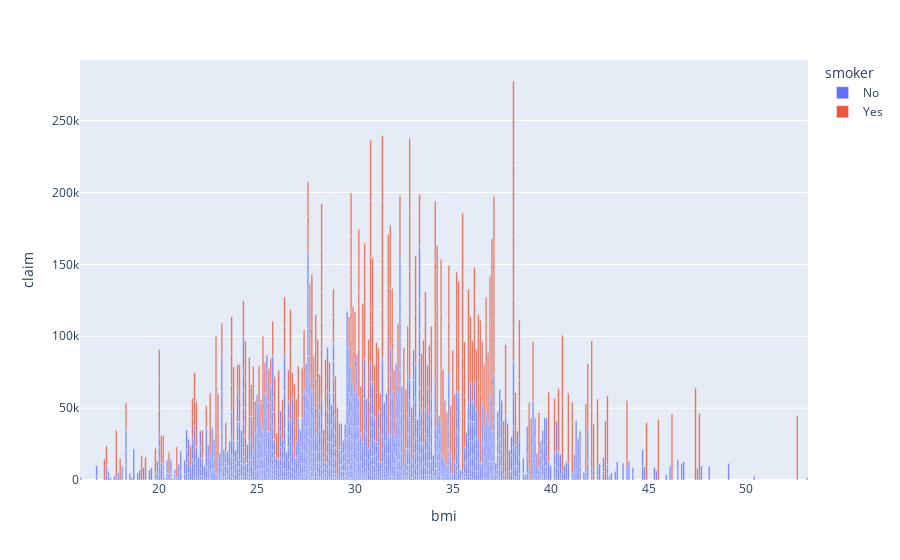

Notebook code for this chart:
### Markdown cell above
# distribution of insurance claims by bmi

### Code cell
fig = px.bar(data, x="bmi", y="claim", text="claim", color="smoker")
fig.show()

### Figure 1 — Plotly figure (JSON) as saved in the notebook; plotly's stock layout.template omitted (floating-point values rounded to 4 significant figures; data arrays with more than 128 entries replaced by an {"elided": "..."} marker saying what was removed)
{"data": [{"alignmentgroup": "True", "hovertemplate": "smoker=No<br>bmi=%{x}<br>claim=%{text}<extra></extra>", "legendgroup": "No", "marker": {"color": "#636efa", "pattern": {"shape": ""}}, "name": "No", "offsetgroup": "No", "orientation": "v", "showlegend": true, "text": {"elided": "1066 float values"}, "textposition": "auto", "type": "bar", "x": {"elided": "1066 float values"}, "xaxis": "x", "y": {"elided": "1066 float values"}, "yaxis": "y"}, {"alignmentgroup": "True", "hovertemplate": "smoker=Yes<br>bmi=%{x}<br>claim=%{text}<extra></extra>", "legendgroup": "Yes", "marker": {"color": "#EF553B", "pattern": {"shape": ""}}, "name": "Yes", "offsetgroup": "Yes", "orientation": "v", "showlegend": true, "text": {"elided": "274 float values"}, "textposition": "auto", "type": "bar", "x": {"elided": "274 float values"}, "xaxis": "x", "y": {"elided": "274 float values"}, "yaxis": "y"}], "layout": {"barmode": "relative", "legend": {"title": {"text": "smoker"}, "tracegroupgap": 0}, "margin": {"t": 60}, "xaxis": {"anchor": "y", "domain": [0, 1], "title": {"text": "bmi"}}, "yaxis": {"anchor": "x", "domain": [0, 1], "title": {"text": "claim"}}}}
